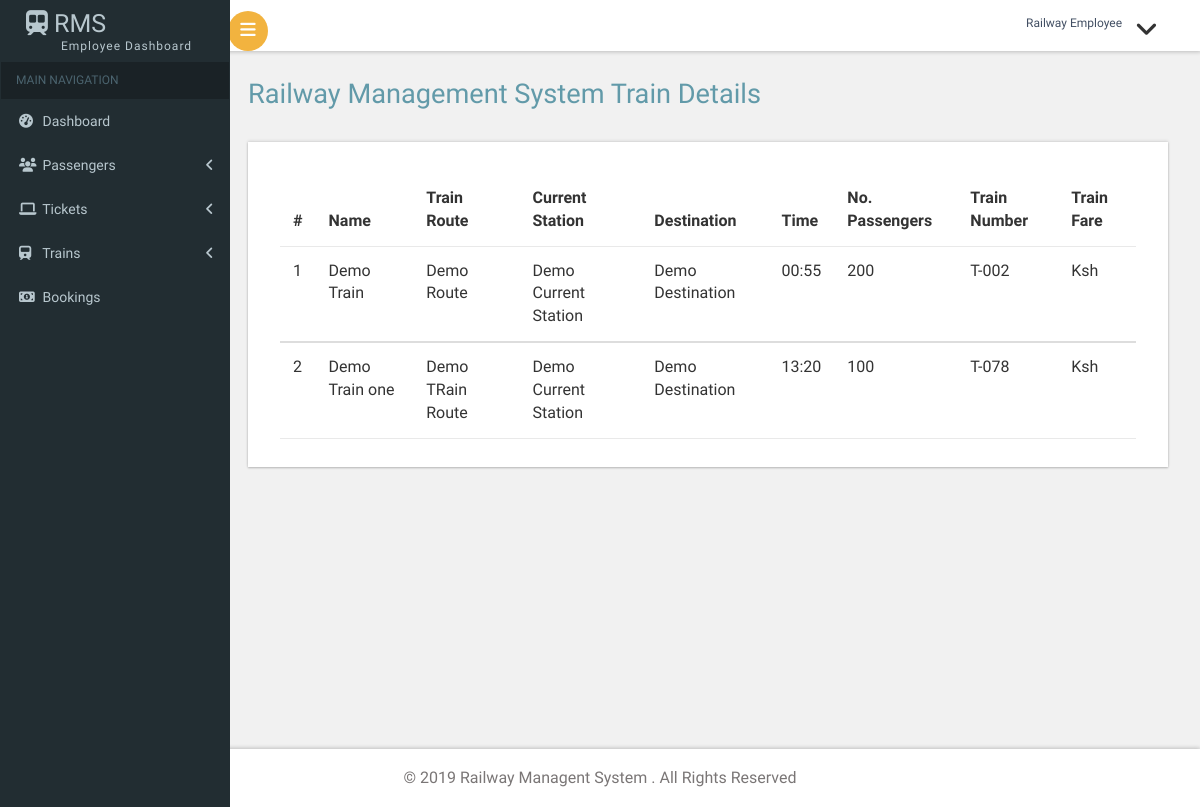
The app's page /employee/employee-view-train.php, older data.
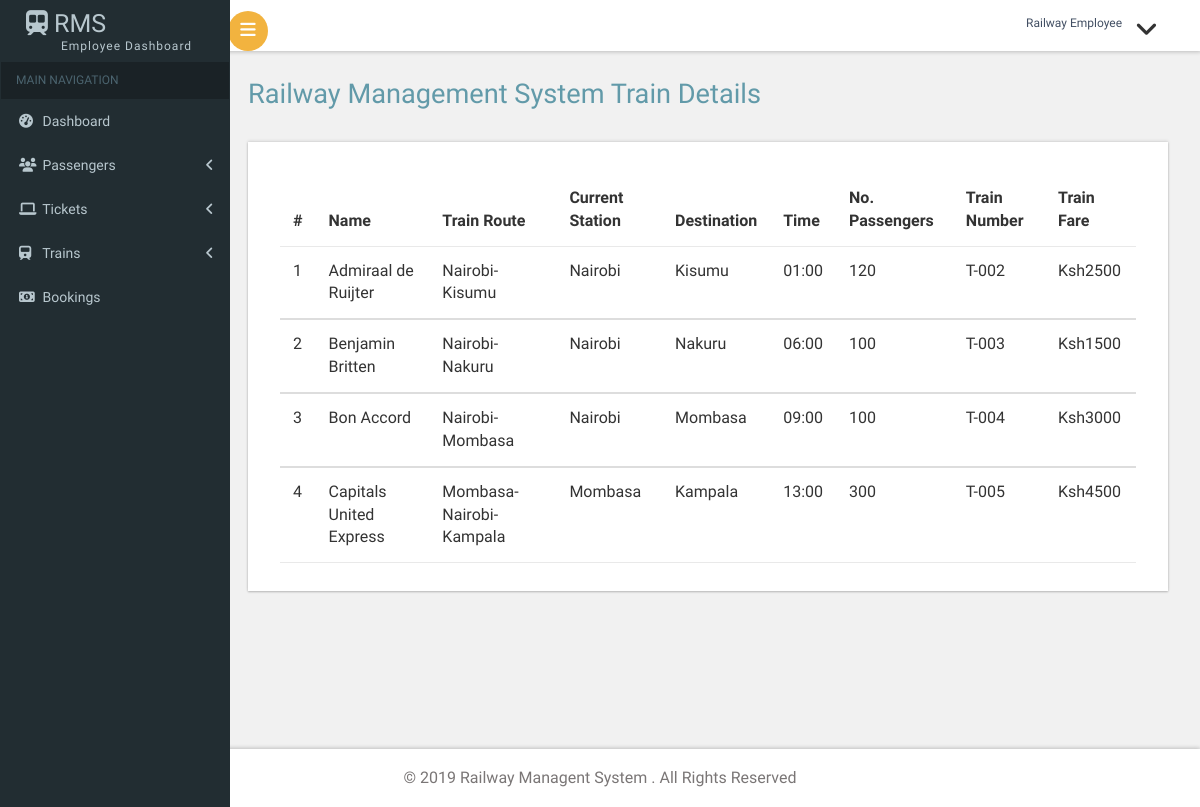
The same page, newer data.
### tables this page shows
CREATE TABLE `train` (
  `id` int(20) NOT NULL,
  `name` varchar(200) NOT NULL,
  `route` varchar(200) NOT NULL,
  `current` varchar(200) NOT NULL,
  `destination` varchar(200) NOT NULL,
  `time` varchar(200) NOT NULL,
  `passengers` varchar(200) NOT NULL,
  `number` varchar(200) NOT NULL,
  `fare` varchar(2000) NOT NULL
);

### employee/employee-view-train.php (the view, shortened to what this page needs)
<?php
include('includes/config.php');
if(strlen($_SESSION['alogin'])==1)
	{
header('location:index.php');
}
else{
?>
<?php include("includes/header.php")?>
<body class="cbp-spmenu-push">
	<div class="main-content">
	<div class="cbp-spmenu cbp-spmenu-vertical cbp-spmenu-left" id="cbp-spmenu-s1">
		<?php include("includes/sidebar.php")?>
	</div>
		<?php include("includes/navbar.php")?>
		<div id="page-wrapper">
			<div class="main-page">
				<div class="tables">
					<h2 class="title1">Railway Management System Train Details</h2>
					<div class="bs-example widget-shadow" data-example-id="contextual-table">
						<table class="table"> <thead> <tr> <th>#</th>
                         <th> Name</th>
                          <th>Train Route</th>
                          <th>Current Station</th>
                          <th>Destination</th>
                          <th>Time</th>
                          <th>No. Passengers</th>
                          <th>Train Number</th>
						  <th>Train Fare</th>
                           </tr>
                            </thead>
                             <tbody>
                             <?php $sql = "SELECT * from  train";
$query = $dbh -> prepare($sql);
$query->execute();
$results=$query->fetchAll(PDO::FETCH_OBJ);
$cnt=1;
if($query->rowCount() > 0)
{
foreach($results as $result)
{				?>
                                            <td><?php echo htmlentities($cnt);?></td>
											<td><?php echo htmlentities($result->name);?></td>
											<td><?php echo htmlentities($result->route);?></td>
											<td><?php echo htmlentities($result->current);?></td>
                                            <td><?php echo htmlentities($result->destination);?></td>
                                            <td><?php echo htmlentities($result->time);?></td>
                                            <td><?php echo htmlentities($result->passengers);?></td>
                                            <td><?php echo htmlentities($result->number);?></td>
											<td>Ksh<?php echo htmlentities($result->fare);?></td>
                         </tbody>
                         <?php $cnt=$cnt+1; }} ?>
                         </table>
					</div>
				</div>
			</div>
		</div>
		<?php include("includes/footer.php")?>
</body>
</html>
<?}?>

Row changes from the older to the newer data that the page shows:
removed train: name "Demo Train", route "Demo Route", current "Demo Current Station", destination "Demo Destination", time "00:55", passengers "200", number "T-002"
removed train: name "Demo Train one", route "Demo TRain Route", current "Demo Current Station", destination "Demo Destination", time "13:20", passengers "100", number "T-078"
added train: name "Admiraal de Ruijter", route "Nairobi-Kisumu", current "Nairobi", destination "Kisumu", time "01:00", passengers "120", number "T-002", fare "2500"
added train: name "Benjamin Britten", route "Nairobi-Nakuru", current "Nairobi", destination "Nakuru", time "06:00", passengers "100", number "T-003", fare "1500"
added train: name "Bon Accord", route "Nairobi-Mombasa", current "Nairobi", destination "Mombasa", time "09:00", passengers "100", number "T-004", fare "3000"
added train: name "Capitals United Express", route "Mombasa-Nairobi-Kampala", current "Mombasa", destination "Kampala", time "13:00", passengers "300", number "T-005", fare "4500"
